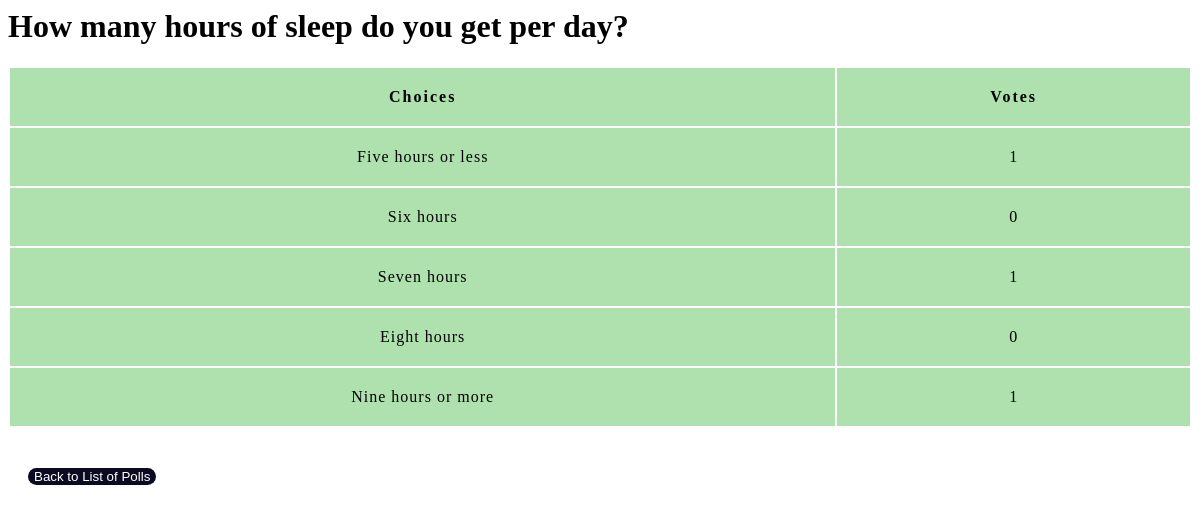
The app's page /polls/2/results/ with its own data.
### polls/models.py (models this page shows, shortened)
class Question(models.Model):
    question_text = models.CharField(max_length=200)
    pub_date = models.DateTimeField('date published')
    end_date = models.DateTimeField('date ended', null=True, blank=True)

class Choice(models.Model):
    question = models.ForeignKey(Question, on_delete=models.CASCADE)
    choice_text = models.CharField(max_length=200)
    @property
    def votes(self):
        return Vote.objects.filter(choice=self).count()

### polls/views.py (the view)
# urls.py: path('<int:pk>/results/', views.ResultsView.as_view(), name='results'),
class ResultsView(generic.DetailView):
    model = Question
    template_name = 'polls/results.html'
    def get_queryset(self):
        return Question.objects.filter(pub_date__lte=timezone.localtime())

### polls/templates/polls/results.html (shortened to what this page needs)
{% load static %}
<link rel="stylesheet" href="{% static 'polls/style.css' %}">
<h1>{{ question.question_text }}</h1>
<table>
    <colgroup>
       <col span="1" style="width: 70%;">
       <col span="1" style="width: 30%;">
    </colgroup>
    <thead>
        <tr>
            <th>Choices</th>
            <th>Votes</th>
        </tr>
    </thead>
    <tbody>
        <tr>
            {% for choice in question.choice_set.all %}
            <td> {{ choice.choice_text }} </td>
            <td> {{ choice.votes }} </td>
        <tr>
        {% endfor %}
    </tbody>
</table>
<pre><a href="{% url 'polls:index' %}">
<p style="text-indent: 20px"><button type="button">{{"Back to List of Polls"}}</button>
</a></pre>

### polls/static/polls/style.css (style rules this page uses)
button { background-color:#0a0a23; color: #fff; border:none; border-radius:15px; text-align: center; }
table { table-layout: fixed; width: 100%; border-collapse: collapse; background-color: #AFE1AF; }
thead th:nth-child(1) { width: 30%; }
thead th:nth-child(2) { width: 20%; }
th, td { padding: 20px; }
thead th { font-family: 'Rock Salt', cursive; }
th { letter-spacing: 2px; border: 2px solid white; }
td { letter-spacing: 1px; border: 2px solid white; }
tbody td { text-align: center; }

### records on screen
Question: question_text "How many hours of sleep do you get per day?"
Choice: choice_text "Five hours or less", votes "1"
Choice: choice_text "Six hours", votes "0"
Choice: choice_text "Seven hours", votes "1"
Choice: choice_text "Eight hours", votes "0"
Choice: choice_text "Nine hours or more", votes "1"

### other values on screen
{{ "Back to List of Polls" }} "Back to List of Polls"
